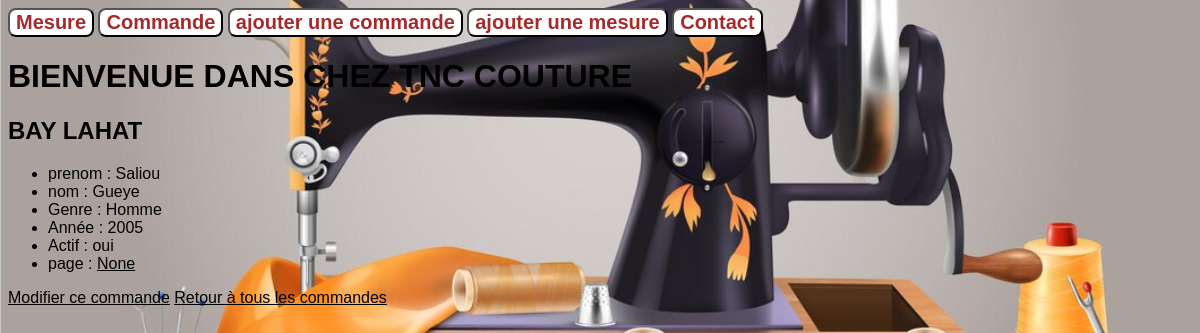
The page /commande_detail/1/ on the database as committed earlier.
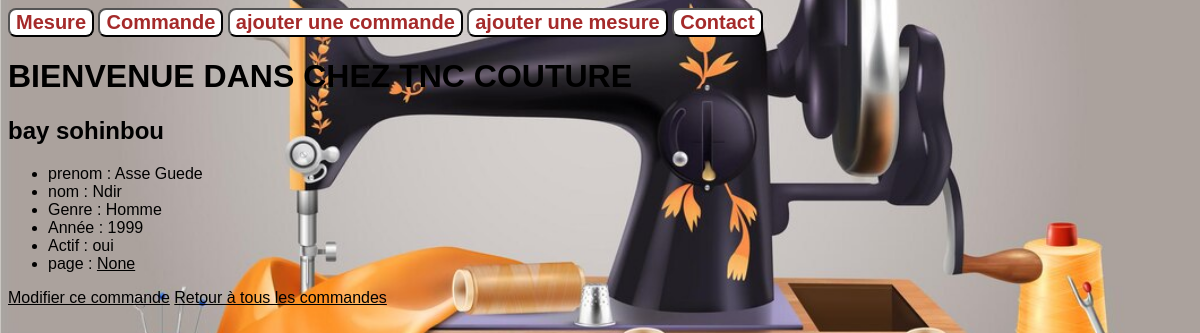
The same page on the database as committed later.
### TNC/models.py (models this page shows, shortened)
class Commande(models.Model):
    type = models.fields.CharField(max_length = 50)
    mesure = models.ForeignKey(Mesure,null = True,on_delete = models.SET_NULL)

class Mesure(models.Model):
    class Genre(models.TextChoices):
        Homme = "H"
        Femme = "F"
    nom = models.fields.CharField(max_length = 50)
    prenom = models.fields.CharField(max_length = 50)
    tel = models.fields.IntegerField()
    genre = models.fields.CharField(choices = Genre.choices, max_length = 5)
    year = models.fields.IntegerField(
        validators = [MinValueValidator(1900),MaxValueValidator(2021)])
    page_officielle = models.fields.URLField(null = True, blank = True)
    active = models.fields.BooleanField(default = True)
    epaule = models.fields.IntegerField()
    longueur_bb= models.fields.IntegerField()
    coup = models.fields.IntegerField()
    bras = models.fields.IntegerField()
    longueur_pt = models.fields.IntegerField()

### TNC/views.py (the view)
# urls.py: path('commande_detail/<int:id>/', views.commande_detail,name='commande-detail'),
def commande_detail(request, id):
    commandes = Commande.objects.get(id=id)
    return render(request,
                    'TNC/commande_detail.html',
                    {'commande':commandes}
                    )

### TNC/templates/TNC/commande_detail.html
{% extends 'TNC/base.html' %}
{% block contenu %}
<h2>{{ commande.type }}</h2>
<ul>
    <li>prenom : {{ commande.mesure.prenom}}</li>
    <li>nom : {{ commande.mesure.nom}}</li>
    <li>Genre : {{ commande.mesure.get_genre_display }}</li>
    <li>Année : {{ commande.mesure.year }}</li>
    <li>Actif : {{ commande.mesure.active|yesno }}</li>
    <li>page : <a href="{{ mesures.page_officielle }}">{{ commande.mesure.page_officielle }}</a></li>
</ul>
<a href="{% url 'commande-update' commande.id %}">Modifier ce commande</a>
<a href="{% url 'commande-liste' %}">Retour à tous les commandes</a>
{% endblock %}

### TNC/templates/TNC/base.html (shortened to what this page needs)
{% load static %}
<!DOCTYPE html>
<html lang="en">
<head>
    <link rel="stylesheet" href="{%static 'TNC/style.css' %}">
</head>
<body>
    <nav>
        <button class="btn"><a class="link" href="{% url 'mesure-liste' %}">Mesure</a></button>
        <button class="btn"><a class="link" href="{% url 'commande-liste' %}">Commande</a></button>
        <button class="btn"><a class="link" href="{% url 'commande-create' %}">ajouter une commande</a></button>
        <button class="btn"><a class="link" href="{% url 'mesure-create' %}">ajouter une mesure</a></button>
        <button class="btn"><a class="link" href="/contact/">Contact</a></button>
    </nav>
    <h1>BIENVENUE DANS CHEZ TNC COUTURE</h1>
    {% block contenu %}
    {% endblock %}
</body>
</html>

### TNC/static/TNC/style.css (style rules this page uses)
body { background: url('imgBack.jpg') no-repeat center center fixed; -webkit-background-size: cover; -moz-background-size: cover; -o-background-size: cover; background-size: cover; font-family: Arial, Helvetica, sans-serif; background-attachment: scroll; }
a { color: black; }
.link { color: brown; font-size: 20px; font-weight: bolder; text-decoration: none; }
.btn { background-color: white; border-radius: 8px; }

Rows that differ between the two databases and show on the page:
changed Commande "Homme": type "BAY LAHAT" → "bay sohinbou"; mesure.prenom "Saliou" → "Asse Guede"; mesure.nom "Gueye" → "Ndir"; mesure.year "2005" → "1999"
